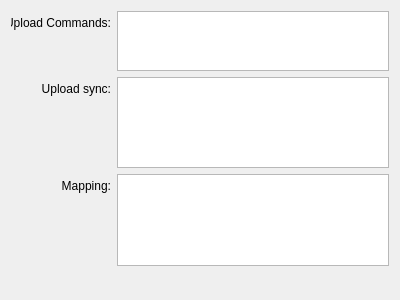
<?xml version="1.0" encoding="UTF-8"?>
<ui version="4.0">
 <class>SFTPFormDirSettingUi</class>
 <widget class="QWidget" name="SFTPFormDirSettingUi">
  <property name="geometry">
   <rect>
    <x>0</x>
    <y>0</y>
    <width>400</width>
    <height>300</height>
   </rect>
  </property>
  <property name="windowTitle">
   <string>Form</string>
  </property>
  <layout class="QVBoxLayout" name="verticalLayout">
   <item>
    <layout class="QFormLayout" name="formLayout">
     <item row="1" column="0">
      <widget class="QLabel" name="label">
       <property name="minimumSize">
        <size>
         <width>100</width>
         <height>0</height>
        </size>
       </property>
       <property name="maximumSize">
        <size>
         <width>100</width>
         <height>16777215</height>
        </size>
       </property>
       <property name="baseSize">
        <size>
         <width>80</width>
         <height>0</height>
        </size>
       </property>
       <property name="text">
        <string>Upload sync:</string>
       </property>
       <property name="alignment">
        <set>Qt::AlignRight|Qt::AlignTrailing|Qt::AlignVCenter</set>
       </property>
      </widget>
     </item>
     <item row="2" column="0">
      <widget class="QLabel" name="re">
       <property name="minimumSize">
        <size>
         <width>100</width>
         <height>0</height>
        </size>
       </property>
       <property name="maximumSize">
        <size>
         <width>100</width>
         <height>16777215</height>
        </size>
       </property>
       <property name="baseSize">
        <size>
         <width>80</width>
         <height>0</height>
        </size>
       </property>
       <property name="text">
        <string>Mapping:</string>
       </property>
       <property name="alignment">
        <set>Qt::AlignRight|Qt::AlignTrailing|Qt::AlignVCenter</set>
       </property>
      </widget>
     </item>
     <item row="1" column="1">
      <widget class="ady::DirMappingView" name="localTreeView">
       <property name="maximumSize">
        <size>
         <width>16777215</width>
         <height>100</height>
        </size>
       </property>
       <property name="editTriggers">
        <set>QAbstractItemView::CurrentChanged|QAbstractItemView::DoubleClicked|QAbstractItemView::EditKeyPressed|QAbstractItemView::SelectedClicked</set>
       </property>
       <property name="selectionMode">
        <enum>QAbstractItemView::SingleSelection</enum>
       </property>
       <property name="rootIsDecorated">
        <bool>false</bool>
       </property>
       <property name="itemsExpandable">
        <bool>false</bool>
       </property>
      </widget>
     </item>
     <item row="2" column="1">
      <widget class="ady::DirMappingView" name="remoteTreeView">
       <property name="maximumSize">
        <size>
         <width>16777215</width>
         <height>100</height>
        </size>
       </property>
       <property name="editTriggers">
        <set>QAbstractItemView::CurrentChanged|QAbstractItemView::EditKeyPressed|QAbstractItemView::SelectedClicked</set>
       </property>
       <property name="rootIsDecorated">
        <bool>false</bool>
       </property>
       <property name="itemsExpandable">
        <bool>false</bool>
       </property>
      </widget>
     </item>
     <item row="0" column="0">
      <widget class="QLabel" name="label_2">
       <property name="minimumSize">
        <size>
         <width>100</width>
         <height>0</height>
        </size>
       </property>
       <property name="maximumSize">
        <size>
         <width>100</width>
         <height>16777215</height>
        </size>
       </property>
       <property name="text">
        <string>Upload Commands:</string>
       </property>
       <property name="alignment">
        <set>Qt::AlignRight|Qt::AlignTrailing|Qt::AlignVCenter</set>
       </property>
      </widget>
     </item>
     <item row="0" column="1">
      <widget class="QTextEdit" name="commandTextEdit">
       <property name="minimumSize">
        <size>
         <width>0</width>
         <height>60</height>
        </size>
       </property>
       <property name="maximumSize">
        <size>
         <width>16777215</width>
         <height>60</height>
        </size>
       </property>
      </widget>
     </item>
    </layout>
   </item>
   <item>
    <spacer name="verticalSpacer">
     <property name="orientation">
      <enum>Qt::Vertical</enum>
     </property>
     <property name="sizeHint" stdset="0">
      <size>
       <width>20</width>
       <height>40</height>
      </size>
     </property>
    </spacer>
   </item>
  </layout>
 </widget>
 <customwidgets>
  <customwidget>
   <class>ady::DirMappingView</class>
   <extends>QTreeView</extends>
   <header location="global">components/DirMappingView.h</header>
  </customwidget>
 </customwidgets>
 <resources/>
 <connections/>
</ui>
